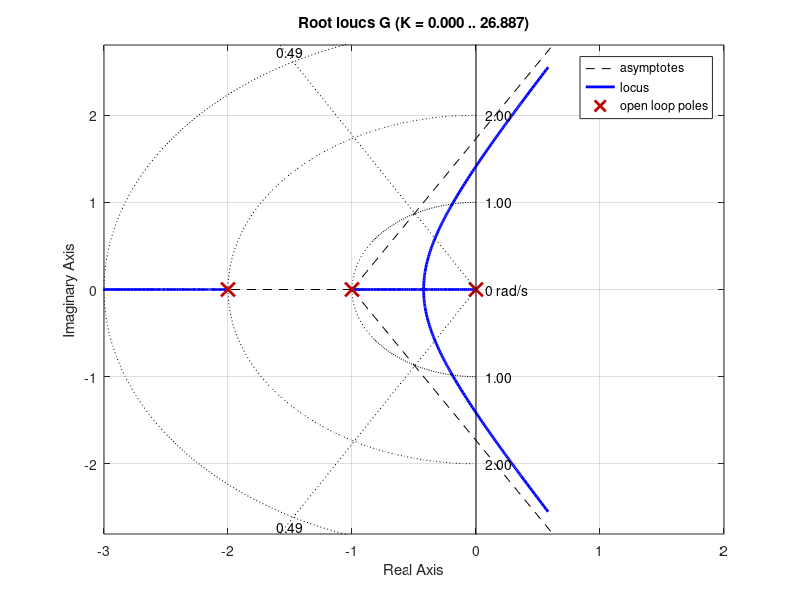

Write the MATLAB code that produced this figure. (Note: this script raises an error after producing the figure.)
clear;
clc;

s=tf('s');
G=1.06/(s*(s+1)*(s+2));
sys=feedback(G,1);

%getting poles of system and making TF for Conjugate dominant poles
%which controlling steady state error and dynamic behaviour
P=pole(sys);
P= P(2:3);
TFforSecondOrderPoles=tf(1,poly(P));

[wn ,damping]=damp(TFforSecondOrderPoles);
wn=wn(1);
damping=damping(1);
alfa=acos(damping)*180/pi;

figure(1)
rlocus(G)
grid on;
xlim([-3 2])
sgrid(damping,[1 2 3]);

%getting Kv
Kv = dcgain(s * G);

%we need to make new Kv = 5
%if we make new kv the steady state error will decrease 1/1+kv
%for a lag compensator TF D(s)= Kc*(s+1/t)/(s+1/Bt)
% ζc = 1/t & Pc=1/Bt 
%ζc/Pc = beta
%B=new Kv/old Kv
new_kv=5;
Beta=new_kv/Kv;

%for lag compensator condition ζc >> Pc & ζc nearly equal Pc
%so let's choose Pc = .005
Pc =0.005;
zeta_c=Beta*Pc;

compensatorTF=tf([1 zeta_c],[1 Pc]);        
G_Compensated=series(compensatorTF,G);
figure(2)
rlocus(G_Compensated)
grid on;
xlim([-3 1])
ylim([-2 2])
hold on;
sgrid(damping,[1 2 3]);
kvCom=dcgain(s*G_Compensated);

